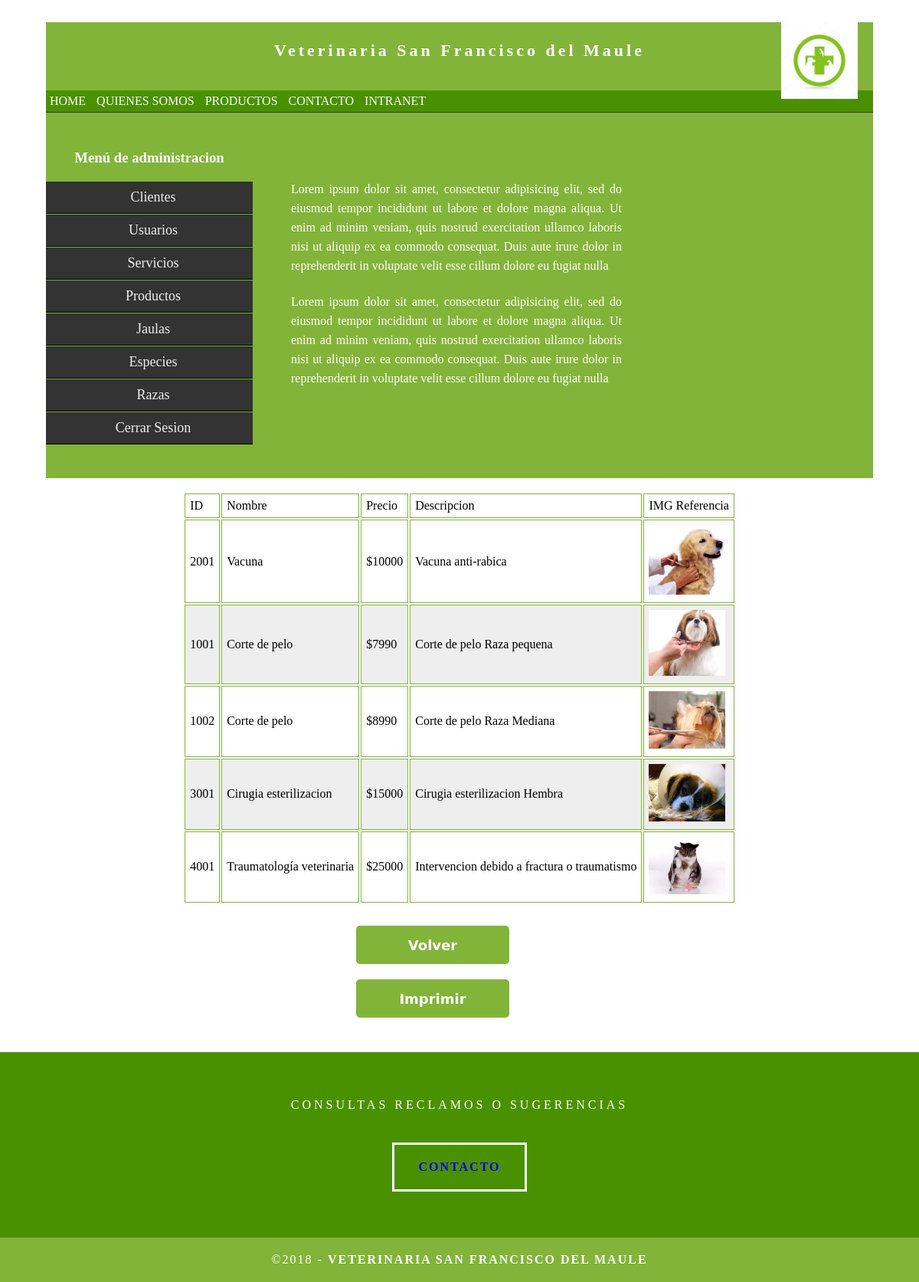
/int_admin/3servicios/todoservicio.php (signed in), run on the app's committed database.
### tables this page shows
CREATE TABLE `pt_tbservicio` (
  `id_serv` int(5) NOT NULL,
  `nomb_serv` varchar(50) NOT NULL,
  `prec_serv` int(7) NOT NULL,
  `desc_serv` varchar(200) NOT NULL,
  `ruta_imagen` varchar(100) NOT NULL
);

### modelo.php (called while the page is built, shortened)
<?php
class modelo{
    public function __construct(){
        $this->_db=new mysqli(DB_HOST, DB_USER, DB_PASS, DB_NAME);
    }
}
?>

### servicio.php (called while the page is built, shortened)
<?php
require_once('modelo.php');
class servicio extends modelo{
        public function listar(){
            $sql="SELECT * FROM pt_tbservicio";
            $resultado=$this->_db->query($sql);
            $usuarios=$resultado->fetch_all(MYSQLI_ASSOC);
            if ($usuarios){
                return $usuarios;
            }
        }
}

### int_admin/3servicios/todoservicio.php (the view, shortened to what this page needs)
<?php
if(!isset($_SESSION['nombre']) && !isset($_SESSION['password'])){
    require("../error.php");
    print '<script language="JavaScript">';
    print 'alert("No tiene permisos para acceder a esa pagina");';
    print '</script>';
} else{
?>
<!DOCTYPE html>
<html>
    <head>
            <link href="../../css/estilo.css" rel="stylesheet" type="text/css">
            <link href="../../css/submenu.css" rel="stylesheet" type="text/css">
            <link href='../../css/form_resp.css' rel='stylesheet' type='text/css'/>
            <link href='../../css/tabla_resp.css' rel='stylesheet' type='text/css'/>
    </head>
    <body>
        <div class="container">
        <header class="header">
            <a href="../index.php"><img src="../../image/logo.jpg" width="100"></a>
            <h4 class="logo">Veterinaria San Francisco del Maule</h4>
        </header>
    <section class="intro">
            <div class="column">
                    <br>
                    <br>
                    <p>Lorem ipsum dolor sit amet, consectetur adipisicing elit, sed do eiusmod tempor incididunt ut labore et dolore magna aliqua. Ut enim ad minim veniam, quis nostrud exercitation ullamco laboris nisi ut aliquip ex ea commodo consequat. Duis aute irure dolor in reprehenderit in voluptate velit esse cillum dolore eu fugiat nulla </p>
                    <p>Lorem ipsum dolor sit amet, consectetur adipisicing elit, sed do eiusmod tempor incididunt ut labore et dolore magna aliqua. Ut enim ad minim veniam, quis nostrud exercitation ullamco laboris nisi ut aliquip ex ea commodo consequat. Duis aute irure dolor in reprehenderit in voluptate velit esse cillum dolore eu fugiat nulla</p>
            </div>
        </section>
    <div class="gallery" align="left">
         <?php
        require_once "../../servicio.php";
        $usuarioModel = new servicio();
        $reg = $usuarioModel->listar();
        if ($reg){
        ?>
        <div><br>
        <table align="center">
            <thead>
                <tr>
                    <td>ID</td>
                    <td>Nombre</td>
                    <td>Precio</td>
                    <td>Descripcion</td>
                    <td>IMG Referencia</td>
                </tr>
            </thead>
            <tbody>
        <?php
            foreach ($reg as $row):
        ?>
             <tr>
                    <td><?php echo $row['id_serv']; ?></td>
                    <td><?php echo $row['nomb_serv']; ?></td>
                    <td><?php echo "$".$row['prec_serv']; ?></td>
                    <td><?php echo $row['desc_serv']; ?></td>
                    <td><img src="../uploads/<?php echo $row['ruta_imagen']; ?>" alt="" width="100" /></td>
                </tr>
            <?php
                endforeach;
            ?>
        <?php } ?>
            </tbody>
        </table>
        </div>
        <br>
        <form id="loginform" action="../index.php">
            <input class="loginbutton" type="submit" value="Volver" />
        </form>
        <form id="loginform" action="imprimir.php">
            <input class="loginbutton" type="Submit" value="Imprimir" />
        </form>
        </div>
    </div>
</body>
</html>
<?php } ?>

### css/estilo.css (style rules this page uses)
body { font-family: Cambria, "Hoefler Text", "Liberation Serif", Times, "Times New Roman", serif; background-color: #FFFFFF; margin: 0; }
.container { width: 90%; margin-left: auto; margin-right: auto; background-color: #FFFFFF; }
header { width: 100%; height: 12%; background-color: #82b439; border-bottom: 1px solid #353635; }
header img { margin-left: 80%; position:absolute; }
header nav { background:#4a9102; }
header nav ul { margin:0; padding:0; }
header nav ul li { list-style:none; display: inline-block; }
header nav ul li a { color:#fff; display: block; padding: 5px; text-decoration:none; }
.logo { color: #fff; font-weight: bold; margin-left: auto; letter-spacing: 4px; margin-right: auto; text-align: center; padding-top: 15px; line-height: 2em; font-size: 22px; }
.hero_header { color: #FFFFFF; text-align: center; margin: 0; letter-spacing: 4px; }
.gallery { clear: both; display: inline-block; width: 100%; background-color: #FFFFFF; padding-bottom: 35px; padding-top: 0px; margin-top: -5px; margin-bottom: 0px; }
#loginform { margin:auto; width:270px; background: #FFF; }
.loginbutton { background-color:#4a9102; border-radius:5px/5px; -webkit-border-radius:5px/5px; -moz-border-radius:5px/5px; color:#FFF; display:inline-block; font-family:"Lucida Grande", "Lucida Sans Unicode", "Lucida Sans", "DejaVu Sans", Verdana, sans-serif; font-size:18px; font-weight:bold; width:270px; text-align:center; line-height:50px; text-decoration:none; height:50px; margin-top:20px; margin-bottom:20px; border:none; outline:0; cursor: pointer; }
table tr { background-color: #eee; }
table tr:nth-child(even) { background-color: #eee; }
table tr:nth-child(odd) { background-color: #fff; }
td, th { padding: 6px; border: 1px solid #82b439; text-align: left; }
.intro { background-color: #FFFFFF; padding-bottom: 35px; }
.column { width: 50%; text-align: center; padding-top: 30px; float: left; }
.lateral { width: 25%; text-align: center; padding-top: 30px; float: left; }
.intro .lateral h3 { color: #FFFFFF; text-align: center; }
.intro .column p { color: #FFFFFF; }
.intro .column p { padding-left: 30px; padding-right: 30px; text-align: justify; line-height: 25px; font-weight: lighter; margin-left: 20px; margin-right: 20px; width: 80%; margin-top: 4%; }
.button { width: 150px; margin-top: 40px; margin-right: auto; margin-bottom: auto; margin-left: auto; padding-top: 20px; padding-right: 10px; padding-bottom: 20px; padding-left: 10px; text-align: center; vertical-align: middle; border-radius: 0px; text-transform: uppercase; font-weight: bold; letter-spacing: 2px; border: 3px solid #FFFFFF; color: #FFFFFF; transition: all 0.3s linear; }
.button a { text-decoration:none; }
.copyright { text-align: center; padding-top: 20px; padding-bottom: 20px; background-color: #82b439; color: #FFFFFF; text-transform: uppercase; font-weight: lighter; letter-spacing: 2px; border-top-width: 2px; }
footer { background-color: #4a9102; padding-top: 60px; padding-bottom: 60PX; }
.intro { display: inline-block; background-color: #82b439; }

### css/submenu.css (style rules this page uses)
ul.acorh, ul.acorh * { margin: 0; padding: 0; border: 0; }
ul.acorh { margin: 10px auto; padding: 0; list-style: none; width: 100%; font-size: 18px; }
ul.acorh li { list-style: none; }
ul.acorh li a { display: block; padding: 10px 10px 10px 20px; background: #333; color: #eee; border-bottom: 1px solid #000; border-top: 1px solid #82b439; text-decoration: none; box-sizing: border-box; }

### css/form_resp.css (style rules this page uses)
input[type=submit],[type=reset] { background-color:#82b439; border-radius:5px/5px; -webkit-border-radius:5px/5px; -moz-border-radius:5px/5px; color:#FFF; display:inline-block; font-family:"Lucida Grande", "Lucida Sans Unicode", "Lucida Sans", "DejaVu Sans", Verdana, sans-serif; font-size:18px; font-weight:bold; width:200px; text-align:center; line-height:50px; text-decoration:none; height:50px; margin-top:10px; margin-bottom:10px; border:none; outline:0; cursor: pointer; }

### data on the page
pt_tbservicio: id_serv "2001", nomb_serv "Vacuna", prec_serv "10000", desc_serv "Vacuna anti-rabica", ruta_imagen (picture)
pt_tbservicio: id_serv "1001", nomb_serv "Corte de pelo", prec_serv "7990", desc_serv "Corte de pelo Raza pequena", ruta_imagen (picture)
pt_tbservicio: id_serv "1002", nomb_serv "Corte de pelo", prec_serv "8990", desc_serv "Corte de pelo Raza Mediana", ruta_imagen (picture)
pt_tbservicio: id_serv "3001", nomb_serv "Cirugia esterilizacion", prec_serv "15000", desc_serv "Cirugia esterilizacion Hembra", ruta_imagen (picture)
pt_tbservicio: id_serv "4001", nomb_serv "Traumatología veterinaria", prec_serv "25000", desc_serv "Intervencion debido a fractura o traumatismo", ruta_imagen (picture)
